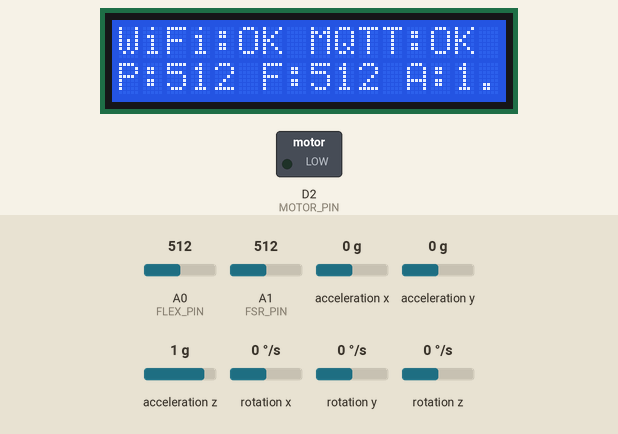
Recording of a sketch running on a simulated Arduino Nano 33 IoT. On the bench: 16×2 character LCD, switched loads named in the sketch (green lamp = pin HIGH). Dashed ring = blinking. The test bench sets the inputs (shaded band); at power-on: A1 (FSR_PIN) = 512, A0 (FLEX_PIN) = 512, acceleration z 1 g, acceleration x 0 g, acceleration y 0 g, rotation x 0 °/s, rotation y 0 °/s, rotation z 0 °/s. WiFi joins after 1.5 s; servers stay silent unless stated; random numbers use the default seed unless the sketch sets one; no MQTT or app messages arrive unless stated; what the sketch prints to the serial monitor is not drawn.

Above: at 3.6 s.
3.7 s: A1 (FSR_PIN) set to 413
At 5.66 s:
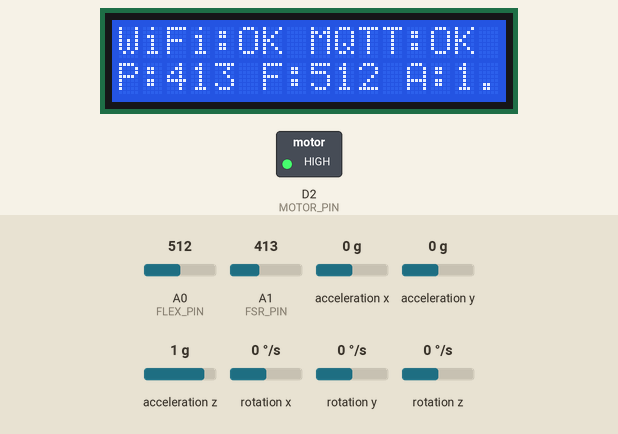
6.7 s: A1 (FSR_PIN) set to 388
At 8.5 s:
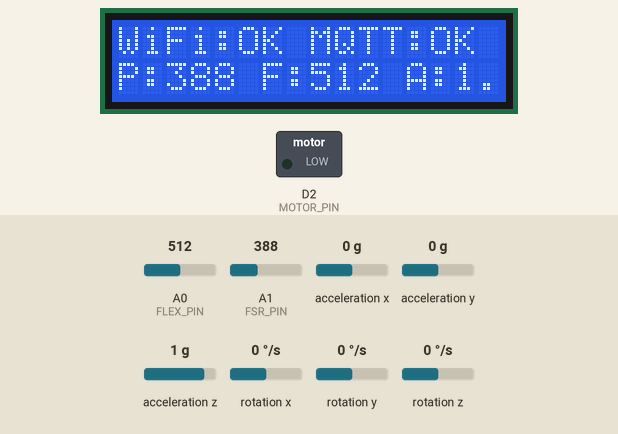
9.0 s: A0 (FLEX_PIN) set to 493
At 11.7 s:
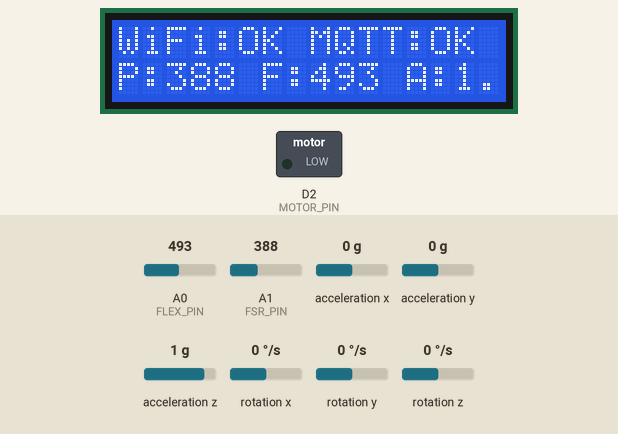
12.0 s: acceleration z set to -0.8 g
At 14.5 s:
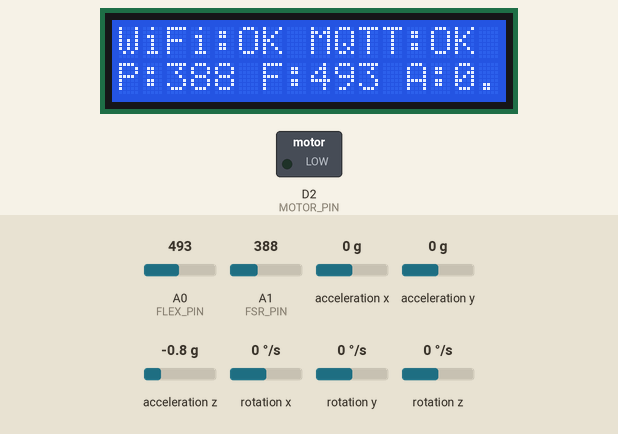
15.0 s: A0 (FLEX_PIN) set to 510
At 16.5 s:
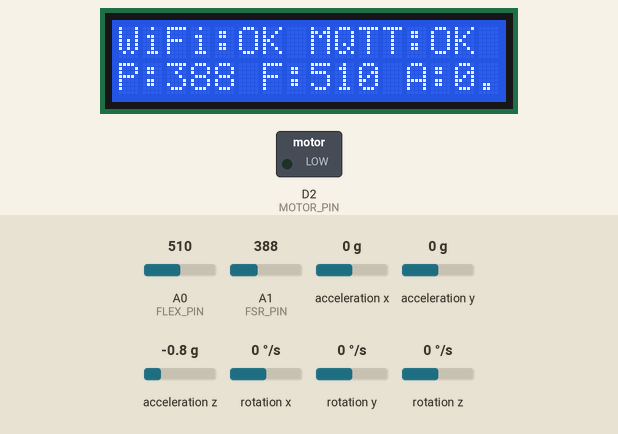
17.0 s: acceleration x set to -1.4 g
At 18.3 s:
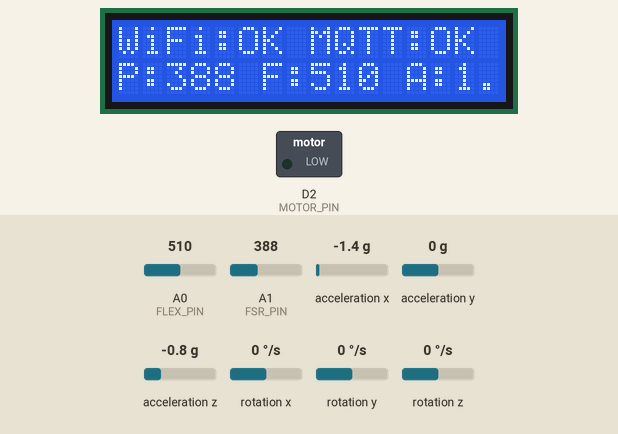
Timing chart, 0 to 20.0 s (numbered marks = the images above; inputs shaded):
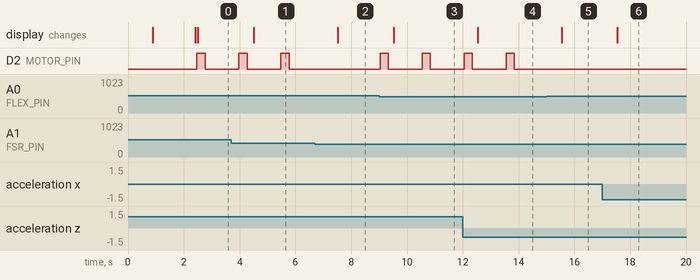

Measured:
- the behaviour switches between 400 and 399 on A1 (FSR_PIN) (found by bisection; images 1 and 2)
- the behaviour switches between 501 and 500 on A0 (FLEX_PIN) (found by bisection; images 2 and 3)
- after the input at 3.7 s, the display: changes after 0.80 s (image 1)
- after the input at 6.7 s, the display: changes after 0.82 s (image 2)
- after the input at 9.0 s, D2 (MOTOR_PIN): alternates HIGH for 0.30 s and LOW for 1.2 s, starting at once; the display: changes after 0.52 s (image 3)
- after the input at 12.0 s, the display: changes after 0.53 s (image 4)
- after the input at 15.0 s, the display: changes after 0.54 s (image 5)
- after the input at 17.0 s, the display: changes after 0.54 s (image 6)

The sketch:

smart_glove.ino
```cpp
#include <WiFiNINA.h>
#include <PubSubClient.h>
#include <ArduinoHttpClient.h>
#include <Arduino_LSM6DS3.h>
#include <ArduinoJson.h>
#include <Wire.h>
#include <LiquidCrystal_I2C.h>

const char* WIFI_SSID = "Tisha";
const char* WIFI_PASS = "1234567800";
const char* MQTT_BROKER = "broker.emqx.io";
const uint16_t MQTT_PORT = 1883;
const char* DEVICE_ID = "glove_01";

const char* WEBHOOK_HOST = "hooks.zapier.com";
const int   WEBHOOK_PORT = 443;
const char* WEBHOOK_PATH = "https://hooks.zapier.com/hooks/catch/25126370/ui3dued/";
const unsigned long MIN_ZAP_INTERVAL_MS = 10000;

const int FLEX_PIN = A0;
const int FSR_PIN  = A1;
const int MOTOR_PIN = 2;

const int FLEX_FULL_THRESH = 500;
const int FLEX_START = 350;
int FSR_THRESHOLD = 400;
const int FSR_START = 50;

const unsigned long SAMPLE_MS = 50;
const unsigned long PUB_INTERVAL = 500;
const unsigned long LCD_UPDATE_MS = 1000;
const unsigned long VIBE_MS = 300;
const unsigned long MIN_VIBE_GAP_MS = 1500;
const unsigned long START_DEBOUNCE_MS = 300;

const unsigned long WINDOW_MS = 3000;
const float TARGET_DEGREES = 340.0;


unsigned long lastSample = 0, lastPublish = 0, lastLCDUpdate = 0;
unsigned long lastVibeTime = 0, vibeStart = 0;
bool vibState = false;
float yawAccumulator = 0.0;
unsigned long lastGyroTime = 0, circleWindowStart = 0;
bool sessionActive = false;
unsigned long startCandidateTime = 0;
unsigned long lastZapSent = 0;
const unsigned long EMAIL_DISPLAY_MS = 3000;
unsigned long emailSentDisplayUntil = 0;

WiFiClient wifiClient;
PubSubClient mqtt(wifiClient);
WiFiSSLClient sslClient;
HttpClient httpClient(sslClient, WEBHOOK_HOST, WEBHOOK_PORT);
LiquidCrystal_I2C lcd(0x27, 16, 2);

void triggerVibe(unsigned long now, const char* reason);
bool sendZapierWebhook(const char* eventType, int flex, int fsr,
                       float accelMag, float yawRateDPS, bool vib);
void mqttReconnect();
void connectWiFi();
void safePublishSensors(int flexRaw, int fsrRaw, float accelMag, float gz_dps);

void setup() {
  Serial.begin(115200);
  pinMode(MOTOR_PIN, OUTPUT);
  digitalWrite(MOTOR_PIN, LOW);
  pinMode(FLEX_PIN, INPUT);
  pinMode(FSR_PIN, INPUT);

  Serial.println("Booting Smart Glove...");

  if (!IMU.begin()) Serial.println("IMU init failed");
  else Serial.println("IMU ready");

  Wire.begin();
  lcd.init();
  lcd.backlight();
  lcd.clear();
  lcd.setCursor(0,0); lcd.print("Smart Glove Boot");
  delay(800);
  lcd.clear();

  connectWiFi();
  mqtt.setServer(MQTT_BROKER, MQTT_PORT);

  lastSample = millis();
  circleWindowStart = millis();
  lastGyroTime = millis();

  lcd.setCursor(0,0); lcd.print("WiFi:-- MQTT:--");
  lcd.setCursor(0,1); lcd.print("Sensors Loading");
}

// ------------------ LOOP ------------------
void loop() {
  unsigned long now = millis();

  if (!mqtt.connected()) mqttReconnect();
  if (mqtt.connected()) mqtt.loop();

  if (vibState && (now - vibeStart >= VIBE_MS)) {
    digitalWrite(MOTOR_PIN, LOW);
    vibState = false;
  }

  if (now - lastSample < SAMPLE_MS) return;
  lastSample = now;

  int flexRaw = analogRead(FLEX_PIN);
  int fsrRaw  = analogRead(FSR_PIN);

  float ax=0,ay=0,az=0,gx=0,gy=0,gz=0;
  if (IMU.accelerationAvailable()) IMU.readAcceleration(ax, ay, az);
  if (IMU.gyroscopeAvailable()) IMU.readGyroscope(gx, gy, gz);
  float accelMag = sqrt(ax*ax + ay*ay + az*az);
  float gz_dps = gz * 180.0 / 3.14159265;
  if (fabs(gz_dps) < 2.0) gz_dps = 0.0;


  // ---- Session start detection ----
  bool startCandidate = (flexRaw > FLEX_START) || (fsrRaw > FSR_START) || (fabs(gz_dps) > 20.0);
  if (startCandidate) {
    if (startCandidateTime == 0) startCandidateTime = now;
    else if ((now - startCandidateTime) >= START_DEBOUNCE_MS && !sessionActive) {
      sessionActive = true;
      Serial.println("Session START detected");
      if (now - lastZapSent >= MIN_ZAP_INTERVAL_MS) {
        bool ok = sendZapierWebhook("start", flexRaw, fsrRaw, accelMag, gz_dps, false);
        if (ok) {
          lastZapSent = now;
          emailSentDisplayUntil = millis() + EMAIL_DISPLAY_MS;
        } else {
          Serial.println(" Zapier send failed!");
        }
      }
    }
  } else startCandidateTime = 0;

  // ---- IMU rotation detection ----
  unsigned long dt = now - lastGyroTime;
  if (dt > 0 && IMU.gyroscopeAvailable()) {
    yawAccumulator += gz_dps * (dt / 1000.0);
    lastGyroTime = now;
  }
  if (now - circleWindowStart >= WINDOW_MS) {
    bool circleDetected = (fabs(yawAccumulator) >= TARGET_DEGREES);
    circleWindowStart = now;
    yawAccumulator = 0.0;
    if (circleDetected && (now - lastVibeTime) >= MIN_VIBE_GAP_MS && !vibState)
      triggerVibe(now, "circle");
  }

  if (flexRaw <= FLEX_FULL_THRESH && (now - lastVibeTime) >= MIN_VIBE_GAP_MS && !vibState)
    triggerVibe(now, "flex");
  if (fsrRaw >= FSR_THRESHOLD && (now - lastVibeTime) >= MIN_VIBE_GAP_MS && !vibState)
    triggerVibe(now, "fsr");

  if (now - lastPublish >= PUB_INTERVAL) {
    lastPublish = now;
    safePublishSensors(flexRaw, fsrRaw, accelMag, gz_dps);
  }


  if (now - lastLCDUpdate >= LCD_UPDATE_MS) {
    lastLCDUpdate = now;

    char line1[17], line2[17];
    snprintf(line1, sizeof(line1), "WiFi:%2s MQTT:%2s",
             (WiFi.status() == WL_CONNECTED ? "OK" : "--"),
             (mqtt.connected() ? "OK" : "--"));
    lcd.setCursor(0,0);
    lcd.print(line1);
    lcd.print("    ");

    if (millis() < emailSentDisplayUntil) {
      snprintf(line2, sizeof(line2), "EMAIL: SENT      ");
    } else {
      snprintf(line2, sizeof(line2), "P:%3d F:%3d A:%.1f", fsrRaw, flexRaw, accelMag);
    }

    lcd.setCursor(0,1);
    lcd.print(line2);
  }
}

// ------------------ FUNCTIONS ------------------
void triggerVibe(unsigned long now, const char* reason) {
  Serial.print("Vibration: "); Serial.println(reason);
  digitalWrite(MOTOR_PIN, HIGH);
  vibState = true;
  vibeStart = now;
  lastVibeTime = now;
}

void connectWiFi() {
  if (WiFi.status() == WL_CONNECTED) return;
  Serial.print("Connecting WiFi ");
  Serial.println(WIFI_SSID);
  WiFi.begin(WIFI_SSID, WIFI_PASS);
  unsigned long start = millis();
  while (WiFi.status() != WL_CONNECTED && millis() - start < 15000) {
    delay(200);
    Serial.print(".");
  }
  if (WiFi.status() == WL_CONNECTED)
    Serial.println("\nWiFi connected, IP: " + WiFi.localIP().toString());
  else
    Serial.println("\nWiFi connect failed");
}

void mqttReconnect() {
  if (mqtt.connected()) return;
  Serial.print("Connecting MQTT ");
  Serial.print(MQTT_BROKER); Serial.print(":"); Serial.println(MQTT_PORT);
  if (WiFi.status() != WL_CONNECTED) connectWiFi();
  if (WiFi.status() != WL_CONNECTED) return;

  String clientId = String(DEVICE_ID) + "-" + String(random(0xffff), HEX);
  if (mqtt.connect(clientId.c_str())) {
    Serial.println("MQTT connected");
    mqtt.subscribe((String("glove/") + DEVICE_ID + "/commands").c_str());
  } else {
    Serial.print("MQTT connect failed, rc=");
    Serial.println(mqtt.state());
  }
}

void safePublishSensors(int flexRaw, int fsrRaw, float accelMag, float gz_dps) {
  StaticJsonDocument<256> doc;
  doc["device_id"] = DEVICE_ID;
  doc["ts"] = millis();
  doc["flex_raw"] = flexRaw;
  doc["fsr_raw"] = fsrRaw;
  doc["accel_mag"] = accelMag;
  doc["yaw_rate_dps"] = gz_dps;
  doc["vib"] = vibState ? 1 : 0;

  char buf[256];
  size_t n = serializeJson(doc, buf);
  String topic = String("glove/") + DEVICE_ID + "/sensors";

  if (!mqtt.connected()) {
    Serial.println("MQTT NOT connected — skipped publish");
    return;
  }
  bool ok = mqtt.publish(topic.c_str(), buf, n);
  Serial.print("MQTT publish: "); Serial.println(ok ? "OK" : "FAIL");
}

// ✅ Merged Zapier logic from your final calibrated code
bool sendZapierWebhook(const char* eventType, int flex, int fsr,
                       float accelMag, float yawRateDPS, bool vib) {
  unsigned long now = millis();
  if (now - lastZapSent < MIN_ZAP_INTERVAL_MS) {
    Serial.println("Zapier skipped (rate-limit)");
    return false;
  }

  StaticJsonDocument<256> payload;
  payload["device_id"] = DEVICE_ID;
  payload["event"] = eventType;
  payload["ts"] = now;
  payload["flex"] = flex;
  payload["fsr"] = fsr;
  payload["accel"] = accelMag;
  payload["yaw_rate_dps"] = yawRateDPS;
  payload["vib"] = vib ? 1 : 0;
  payload["message"] = String("Smart Glove: session start detected");

  char body[256];
  size_t len = serializeJson(payload, body, sizeof(body));

  Serial.print("Sending Zapier webhook: "); Serial.println(WEBHOOK_PATH);
  Serial.print("Body: "); Serial.println(body);

  httpClient.beginRequest();
  httpClient.post(WEBHOOK_PATH, "application/json", body);
  httpClient.sendHeader("Content-Type", "application/json");
  httpClient.sendHeader("Content-Length", len);
  httpClient.beginBody();
  httpClient.print(body);
  httpClient.endRequest();

  int status = httpClient.responseStatusCode();
  String resp = httpClient.responseBody();
  Serial.print("Zapier HTTP status: "); Serial.println(status);
  if (resp.length()) Serial.println(resp);

  lastZapSent = now;
  return (status >= 200 && status < 300);
}
```
